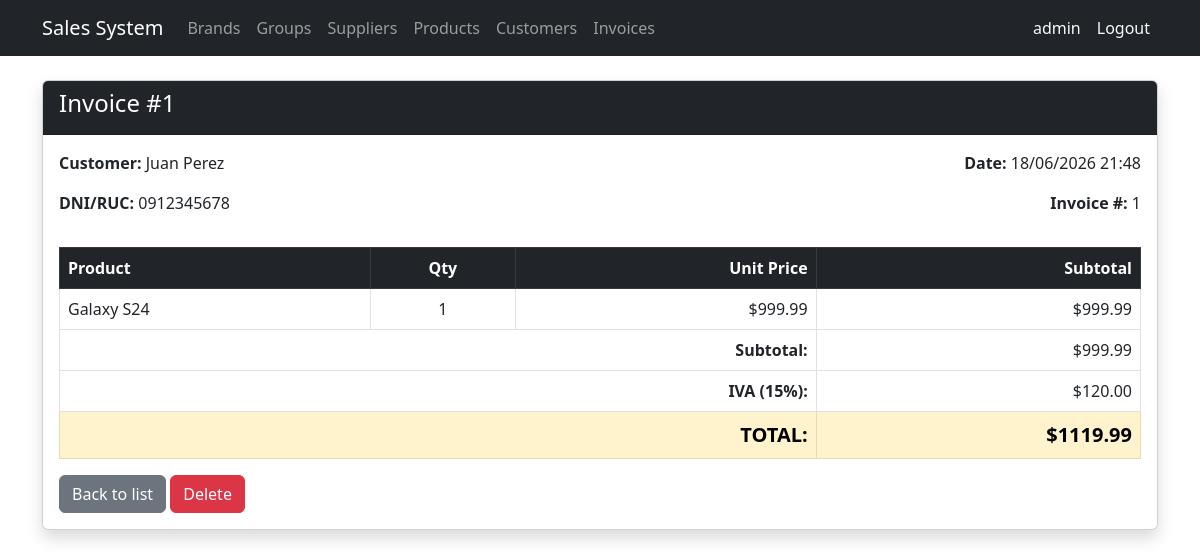
The page /invoices/1/ (signed in) on the database its author committed.
### billing/models.py (models this page shows, shortened)
class Invoice(models.Model):
    customer = models.ForeignKey(Customer, on_delete=models.PROTECT, related_name='invoices')
    invoice_date = models.DateTimeField(auto_now_add=True)
    subtotal = models.DecimalField(max_digits=12, decimal_places=2, default=0)
    tax = models.DecimalField(max_digits=12, decimal_places=2, default=0)
    total = models.DecimalField(max_digits=12, decimal_places=2, default=0)
    is_active = models.BooleanField(default=True)
    class Meta: ordering = ['-invoice_date']

class Customer(models.Model):
    dni = models.CharField(max_length=13, unique=True, verbose_name='DNI/RUC', validators=[validate_cedula_ec])
    first_name = models.CharField(max_length=100)
    last_name = models.CharField(max_length=100)
    email = models.EmailField(blank=True, null=True)
    phone = models.CharField(max_length=20, blank=True, null=True)
    address = models.TextField(blank=True, null=True)
    is_active = models.BooleanField(default=True)
    created_at = models.DateTimeField(auto_now_add=True)
    updated_at = models.DateTimeField(auto_now=True)
    class Meta:
        ordering = ['last_name', 'first_name']
    @property
    def full_name(self): return f'{self.first_name} {self.last_name}'

class InvoiceDetail(models.Model):
    invoice = models.ForeignKey(Invoice, on_delete=models.CASCADE, related_name='details')
    product = models.ForeignKey(Product, on_delete=models.PROTECT, related_name='invoice_details')
    quantity = models.IntegerField(default=1)
    unit_price = models.DecimalField(max_digits=12, decimal_places=2)
    subtotal = models.DecimalField(max_digits=12, decimal_places=2, default=0)

class Product(models.Model):
    name = models.CharField(max_length=200, verbose_name='Product Name')
    description = models.TextField(blank=True, null=True)
    brand = models.ForeignKey(Brand, on_delete=models.PROTECT, related_name='products')
    group = models.ForeignKey(ProductGroup, on_delete=models.PROTECT, related_name='products')
    suppliers = models.ManyToManyField(Supplier, related_name='products', blank=True)
    unit_price = models.DecimalField(max_digits=12, decimal_places=2)
    stock = models.IntegerField(default=0)
    image = models.ImageField(upload_to='products/', blank=True, null=True, verbose_name='Image')
    is_active = models.BooleanField(default=True)
    created_at = models.DateTimeField(auto_now_add=True)
    updated_at = models.DateTimeField(auto_now=True)
    class Meta:
        verbose_name = 'Product'
        verbose_name_plural = 'Products'
        ordering = ['name']

### billing/views.py (the view)
# urls.py: path('invoices/<int:pk>/', views.invoice_detail, name='invoice_detail'),
@login_required
def invoice_detail(request, pk):
    invoice = get_object_or_404(
        Invoice.objects.select_related('customer')
                       .prefetch_related('details__product'),
        pk=pk
    )
    return render(request, 'billing/invoice_detail.html', {'invoice': invoice})

### billing/templates/billing/invoice_detail.html (shortened to what this page needs)
{% extends 'billing/base.html' %}
{% block content %}
<div class="card shadow mb-4">
  <div class="card-header bg-dark text-white">
    <h4>Invoice #{{ invoice.id }}</h4>
  </div>
  <div class="card-body">
    <div class="row mb-3">
      <div class="col-md-6">
        <p><strong>Customer:</strong> {{ invoice.customer.full_name }}</p>
        <p><strong>DNI/RUC:</strong> {{ invoice.customer.dni }}</p>
      </div>
      <div class="col-md-6 text-end">
        <p><strong>Date:</strong> {{ invoice.invoice_date|date:"d/m/Y H:i" }}</p>
        <p><strong>Invoice #:</strong> {{ invoice.id }}</p>
      </div>
    </div>
    <table class="table table-bordered">
      <thead class="table-dark">
        <tr>
          <th>Product</th>
          <th class="text-center">Qty</th>
          <th class="text-end">Unit Price</th>
          <th class="text-end">Subtotal</th>
        </tr>
      </thead>
      <tbody>
        {% for detail in invoice.details.all %}
        <tr>
          <td>{{ detail.product.name }}</td>
          <td class="text-center">{{ detail.quantity }}</td>
          <td class="text-end">${{ detail.unit_price }}</td>
          <td class="text-end">${{ detail.subtotal }}</td>
        </tr>
        {% endfor %}
      </tbody>
      <tfoot>
        <tr>
          <td colspan="3" class="text-end fw-bold">Subtotal:</td>
          <td class="text-end">${{ invoice.subtotal }}</td>
        </tr>
        <tr>
          <td colspan="3" class="text-end fw-bold">IVA (15%):</td>
          <td class="text-end">${{ invoice.tax }}</td>
        </tr>
        <tr class="table-warning">
          <td colspan="3" class="text-end fw-bold fs-5">TOTAL:</td>
          <td class="text-end fw-bold fs-5">${{ invoice.total }}</td>
        </tr>
      </tfoot>
    </table>
    <a href="{% url 'billing:invoice_list' %}" class="btn btn-secondary">Back to list</a>
    <a href="{% url 'billing:invoice_delete' invoice.pk %}" class="btn btn-danger">Delete</a>
  </div>
</div>
{% endblock %}

### billing/templates/billing/base.html (shortened to what this page needs)
<!DOCTYPE html>
<html lang="es">
<head>
  <link href="https://cdn.jsdelivr.net/npm/bootstrap@5.3.0/dist/css/bootstrap.min.css" rel="stylesheet">
</head>
<body>
<nav class="navbar navbar-expand-lg navbar-dark bg-dark">
  <div class="container">
    <a class="navbar-brand" href="{% url 'billing:home' %}">Sales System</a>
    <div class="collapse navbar-collapse" id="nav">
      <ul class="navbar-nav me-auto">
        {% if user.is_authenticated %}
        <li class="nav-item"><a class="nav-link" href="{% url 'billing:brand_list' %}">Brands</a></li>
        <li class="nav-item"><a class="nav-link" href="{% url 'billing:productgroup_list' %}">Groups</a></li>
        <li class="nav-item"><a class="nav-link" href="{% url 'billing:supplier_list' %}">Suppliers</a></li>
        <li class="nav-item"><a class="nav-link" href="{% url 'billing:product_list' %}">Products</a></li>
        <li class="nav-item"><a class="nav-link" href="{% url 'billing:customer_list' %}">Customers</a></li>
        <li class="nav-item"><a class="nav-link" href="{% url 'billing:invoice_list' %}">Invoices</a></li>
        {% endif %}
      </ul>
      <ul class="navbar-nav">
        {% if user.is_authenticated %}
        <li class="nav-item"><span class="nav-link text-light">{{ user.username }}</span></li>
        <li class="nav-item">
            <form method="post" action="{% url 'logout' %}" class="d-inline">
                <button type="submit" class="nav-link btn btn-link text-light"
                        style="text-decoration:none;">Logout</button>
            </form>
        </li>
        {% else %}
        <li class="nav-item"><a class="nav-link" href="{% url 'login' %}">Login</a></li>
        <li class="nav-item"><a class="nav-link" href="{% url 'billing:signup' %}">Sign Up</a></li>
        {% endif %}
      </ul>
    </div>
  </div>
</nav>
<div class="container mt-4">
  {% block content %}{% endblock %}
</div>
</body>
</html>

### rows shown on the page
Invoice: id "1", customer.full_name "Juan Perez", customer.dni "0912345678", invoice_date "18/06/2026 21:48", subtotal "999.99", tax "120.00", total "1119.99"
InvoiceDetail: product.name "Galaxy S24", quantity "1", unit_price "999.99", subtotal "999.99"

### other values the page prints
{{ user.username }} "admin"
